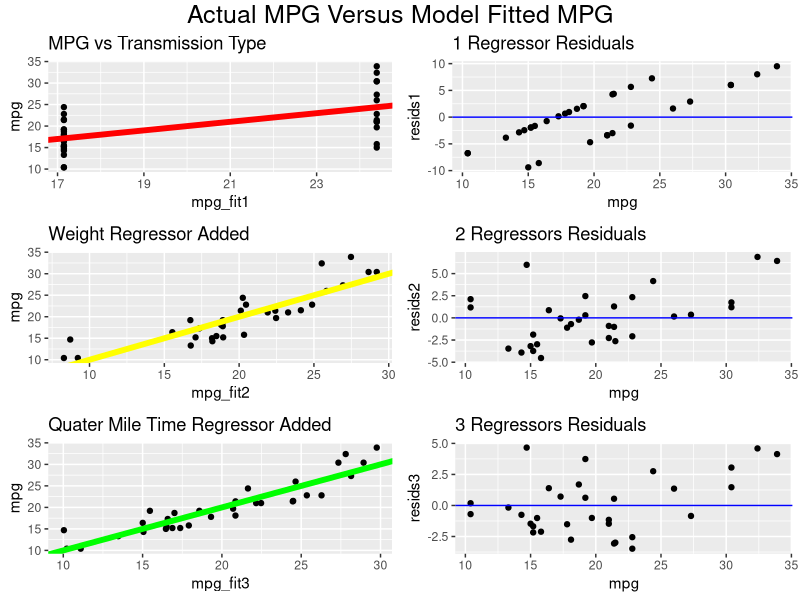
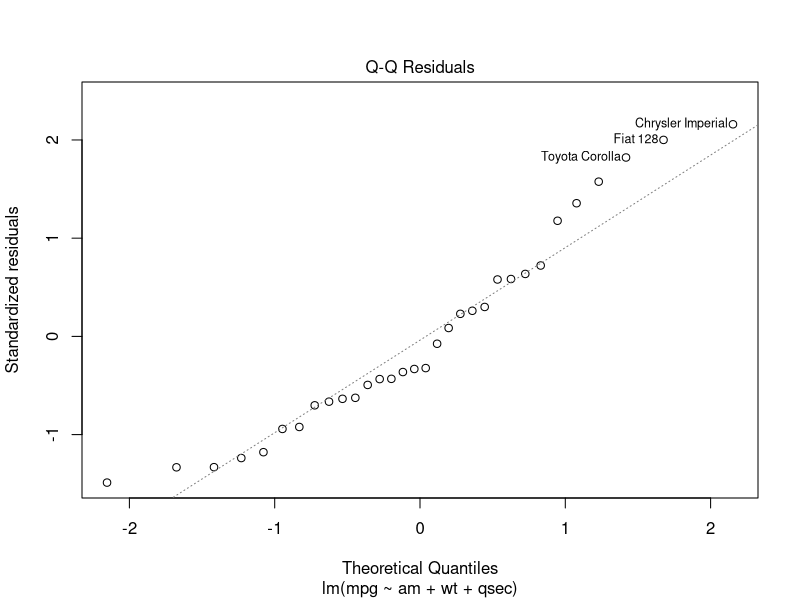

These figures' R source, in order:
## ---- chunk 1
library(dplyr)
library(ggplot2)
library(grid)
library(gridExtra)
library(car)
data(mtcars)
## ---- chunk 2
str(mtcars)
summary(filter(mtcars, am == 1)$mpg)
summary(filter(mtcars, am == 0)$mpg)

t.test(filter(mtcars, am == 1)$mpg, filter(mtcars, am == 0)$mpg, paired = FALSE, 
       alternative = "greater")$p.val
## ---- chunk 3
fit1<-lm(mpg~am-1,mtcars)
fit2<-update(fit1,mpg~am+wt-1)
fit3<-update(fit2,mpg~am+wt+qsec-1)
fit4<-update(fit3,mpg~am+wt+qsec+hp-1)

fit1Int<-lm(mpg~am,mtcars)
fit2Int<-update(fit1Int,mpg~am+wt)
fit3Int<-update(fit2Int,mpg~am+wt+qsec)
fit4Int<-update(fit3Int,mpg~am+wt+qsec+hp)

summary(fit1Int)$coef
summary(fit2Int)$coef
summary(fit3Int)$coef
summary(fit4Int)$coef
summary(fit3)$coef

## ---- chunk 4
vif(fit3Int)
vif(fit3)
## ---- chunk 5
anova(fit1Int,fit2Int,fit3Int,fit4Int)
## ---- chunk 6
mtc2<-cbind(mtcars,mpg_fit1=fit1Int$coef[1]+mtcars$am*fit1Int$coef[2])
mtc2<-cbind(mtc2,mpg_fit2=fit2Int$coef[1]+mtcars$am*fit2Int$coef[2]+mtcars$wt*fit2Int$coef[3])
mtc2<-cbind(mtc2,mpg_fit3=fit3Int$coef[1]+mtcars$am*fit3Int$coef[2]+mtcars$wt*fit3Int$coef[3]
            +mtcars$qsec*fit3Int$coef[4])

mtc2<-cbind(mtc2,resids1=resid(fit1Int))
mtc2<-cbind(mtc2,resids2=resid(fit2Int))
mtc2<-cbind(mtc2,resids3=resid(fit3Int))

g1<-ggplot(mtc2,aes(x=mpg_fit1,y=mpg))+geom_point()+
      geom_abline(slope=1,intercept = 0,lwd=2,col="red") +
      ggtitle("MPG vs Transmission Type")
g2<-ggplot(mtc2,aes(x=mpg_fit2,y=mpg))+geom_point()+
      geom_abline(slope=1,intercept = 0,lwd=2,col="yellow") +
      ggtitle("Weight Regressor Added")
g3<-ggplot(mtc2,aes(x=mpg_fit3,y=mpg))+geom_point()+
      geom_abline(slope=1,intercept = 0,lwd=2,col="green") +
      ggtitle("Quater Mile Time Regressor Added")
g4<-ggplot(mtc2,aes(x=mpg, y=resids1))+geom_point()+geom_abline(intercept=0, slope = 0, col = "blue")+
      ggtitle("1 Regressor Residuals")
g5<-ggplot(mtc2,aes(x=mpg, y=resids2))+geom_point()+geom_abline(intercept=0, slope = 0, col = "blue")+
      ggtitle("2 Regressors Residuals")
g6<-ggplot(mtc2,aes(x=mpg, y=resids3))+geom_point()+geom_abline(intercept=0, slope = 0, col = "blue")+
      ggtitle("3 Regressors Residuals")
grid.arrange(g1,g4,g2,g5,g3,g6,ncol=2, nrow=3, top = grid.text("Actual MPG Versus Model Fitted MPG",
                                                            gp=gpar(fontsize=18,font=7)))
## ---- chunk 7
plot(fit3Int, which=2)
